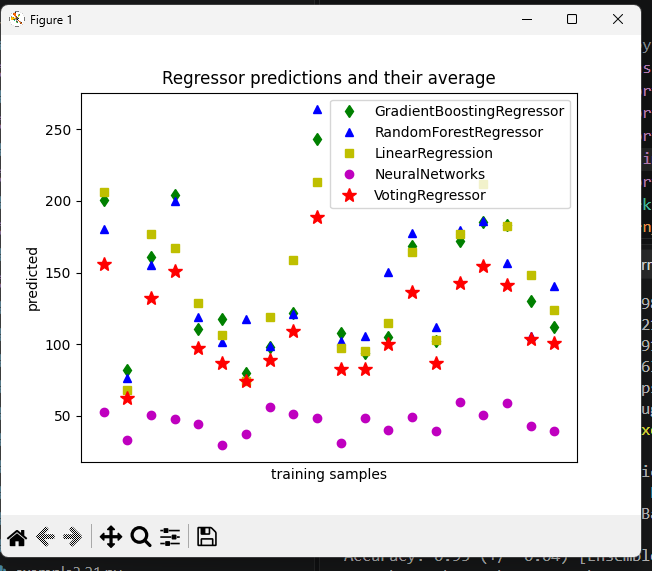

Write Python code to recreate this figure.
# Example 3.25 Ensemble2.py
import matplotlib.pyplot as plt
from sklearn.datasets import load_diabetes
from sklearn.ensemble import GradientBoostingRegressor
from sklearn.ensemble import RandomForestRegressor
from sklearn.linear_model import LinearRegression
from sklearn.ensemble import VotingRegressor
from sklearn.neural_network import MLPRegressor
X, y = load_diabetes(return_X_y=True)
# Train classifiers
reg1 = GradientBoostingRegressor(random_state=1)
reg2 = RandomForestRegressor(random_state=1)
reg3 = LinearRegression()
reg4 = MLPRegressor()
reg1.fit(X, y)
reg2.fit(X, y)
reg3.fit(X, y)
reg4.fit(X, y)
ereg = VotingRegressor(estimators=[('gb', reg1), ('rf', reg2), ('lr', 
reg3), ('NN', reg4)])
print(ereg.fit(X, y))
# %%
# Making predictions
# - - - - - - - - - - - - - - - - - - - - - - - - - - - - - - - - 
#
# Now we will use each of the regressors to make the 20 first predictions.
xt = X[:20]
pred1 = reg1.predict(xt)
pred2 = reg2.predict(xt)
pred3 = reg3.predict(xt)
pred4 = reg4.predict(xt)
pred5 = ereg.predict(xt)
plt.figure()
plt.plot(pred1, 'gd', label='GradientBoostingRegressor')
plt.plot(pred2, 'b^', label='RandomForestRegressor')
plt.plot(pred3, 'ys', label='LinearRegression')
plt.plot(pred4, 'mo', label='NeuralNetworks')
plt.plot(pred5, 'r*', ms=10, label='VotingRegressor')
plt.tick_params(axis='x', which='both', bottom=False, top=False,
 labelbottom=False)
plt.ylabel('predicted')
plt.xlabel('training samples')
plt.legend(loc="best")
plt.title('Regressor predictions and their average')
plt.show()
